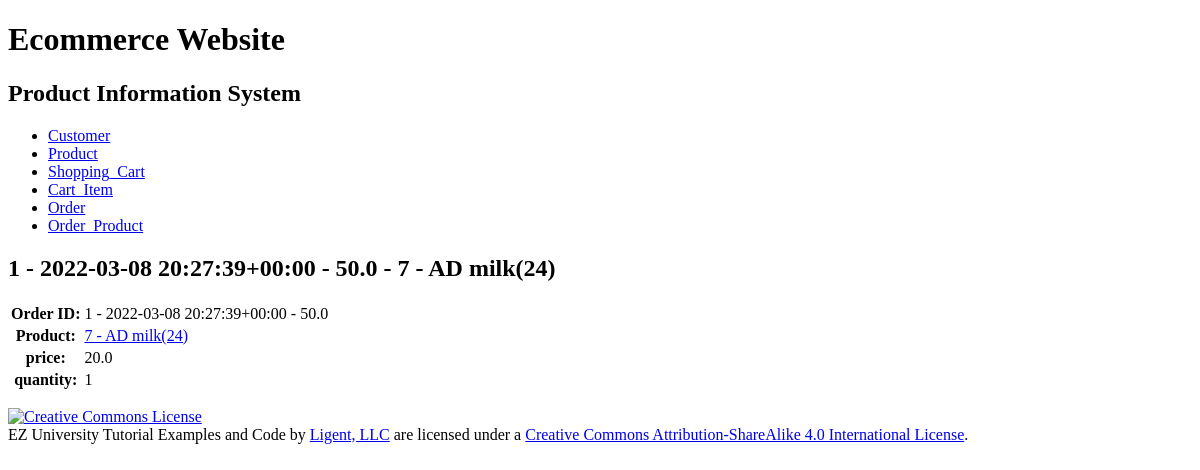
The page /orderproduct/5/ on the database as committed earlier.
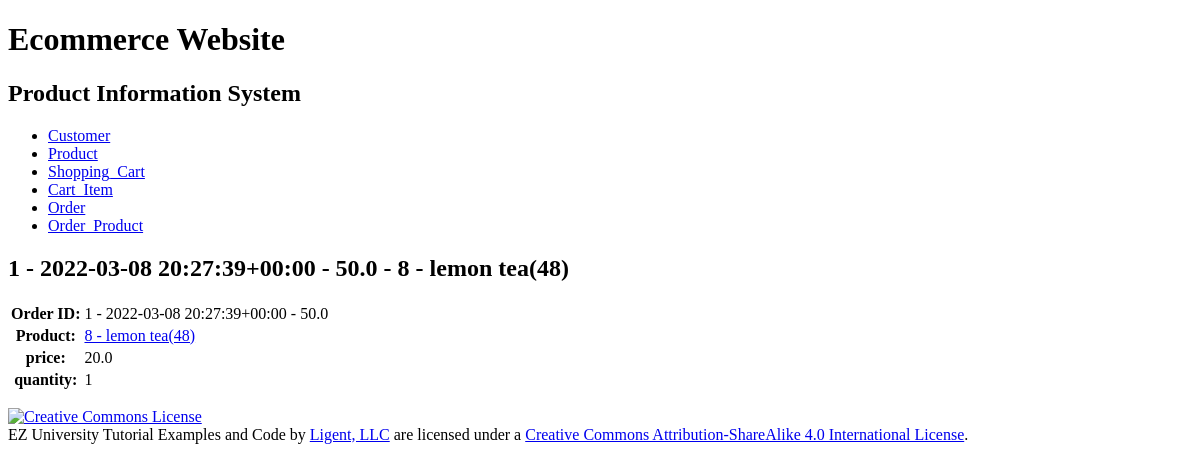
The same page on the database as committed later.
### productinfo/models.py (models this page shows, shortened)
class Order_Product(models.Model):
	oitem_id = models.AutoField(primary_key=True)
	price = models.FloatField()
	quantity = models.IntegerField()
	order_id = models.ForeignKey(Order, related_name='order_products', on_delete=models.PROTECT)
	product_id = models.ForeignKey(Product, related_name='order_products', on_delete=models.PROTECT)
	def __str__(self):
		return f'{self.order_id} - {self.product_id}'
	class Meta:
		ordering = ['order_id']
		constraints = [
			UniqueConstraint(fields=['oitem_id', 'order_id', 'product_id'], name='unique_orderproduct')
		]

class Order(models.Model):
	order_id = models.AutoField(primary_key=True)
	total_price = models.FloatField()
	order_date = models.DateTimeField()
	receiver = models.CharField(max_length=45)
	address = models.CharField(max_length=225)
	sm_id = models.ForeignKey(Shipping_Method, related_name='orders', on_delete=models.PROTECT)
	pm_id = models.ForeignKey(Payment_Method, related_name='orders', on_delete=models.PROTECT)
	customer_id = models.ForeignKey(Customer, related_name='orders', on_delete=models.PROTECT)
	def __str__(self):
		return f'{self.order_id} - {self.order_date} - {self.total_price}'
	class Meta:
		ordering = ['order_date', 'order_id']
		constraints = [
			UniqueConstraint(fields=['order_id'], name='unique_order')
		]

class Product(models.Model):
	product_id = models.AutoField(primary_key=True)
	product_name = models.CharField(max_length=225, unique=True)
	product_price = models.FloatField()
	stock_num = models.IntegerField()
	category_id = models.ForeignKey(Category, related_name='products', on_delete=models.PROTECT)
	def __str__(self):
		return f'{self.product_id} - {self.product_name}'
	def get_absolute_url(self):
		return reverse('productinfo_product_detail_urlpattern',
					   kwargs={'pk':self.pk}
					   )
	class Meta:
		ordering = ['product_id']
		constraints = [
			UniqueConstraint(fields=['product_name'], name='unique_product')
		]

### productinfo/views.py (the view)
class OrderProductDetail(View):
	def get(self, request, pk):
		orderproduct = get_object_or_404(
			Order_Product,
			pk=pk
		)
		order_id = orderproduct.order_id
		product_id = orderproduct.product_id
		return render(
			request,
			'productinfo/orderproduct_detail.html',
			{'orderproduct': orderproduct,
			 'order_id': order_id,
			 'product_id': product_id}
		)

### productinfo/templates/productinfo/orderproduct_detail.html (shortened to what this page needs)
{% extends 'productinfo/base.html' %}
{% block content %}
    <h2>{{ orderproduct }}</h2>
    <section>
        <table>
            <tr>
                <th>Order ID:</th>
                <td>{{ order_id }}</td>
            </tr>
            <tr>
                <th>Product:</th>
                <td><a href="{{ product_id.get_absolute_url}}">{{ product_id }}</a></td>
            </tr>
            <tr>
                <th>price:</th>
                <td>{{ orderproduct.price }}</td>
            </tr>
            <tr>
                <th>quantity:</th>
                <td>{{ orderproduct.quantity }}</td>
            </tr>
        </table>
    </section>
{% endblock %}

Rows that differ between the two databases and show on the page:
no longer on this page (row unchanged): Product: product_id+product_name "7 - AD milk(24)"
changed Order_Product: order_id+product_id "1 - 2022-03-08 20:27:39+00:00 - 50.0 - 7 - AD milk(24)" → "1 - 2022-03-08 20:27:39+00:00 - 50.0 - 8 - lemon tea(48)"
now on this page (row unchanged): Product: product_id+product_name "8 - lemon tea(48)"
